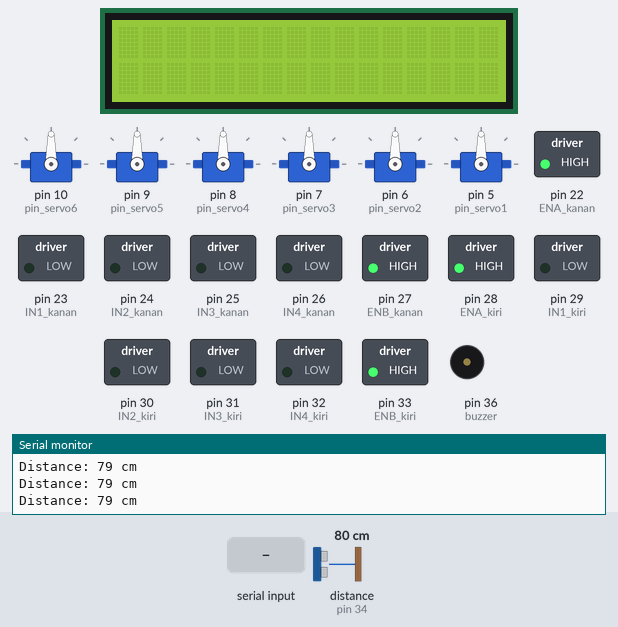
The sketch below on a simulated Arduino Mega 2560, built with avr-gcc and run on an emulated ATmega2560. Parts: 6 × servo, 16×2 character LCD, switched loads named in the sketch (green lamp = pin HIGH), buzzer (waves = sounding, pin HIGH), the last lines printed to the serial monitor. Wiring (inferred from the names in the program): ultrasonic range finder: trigger pin 2; echo pin 34. The test bench sets the inputs (shaded band); at power-on: distance to the obstacle (sensor on pin 34) 80 cm. The echo pulse lasts 58.3 µs per cm; pins used as bus, display or sensor lines are not drawn.

Above: at 1.2 s.
1.3 s: "1" received over Serial
At 1.46 s:
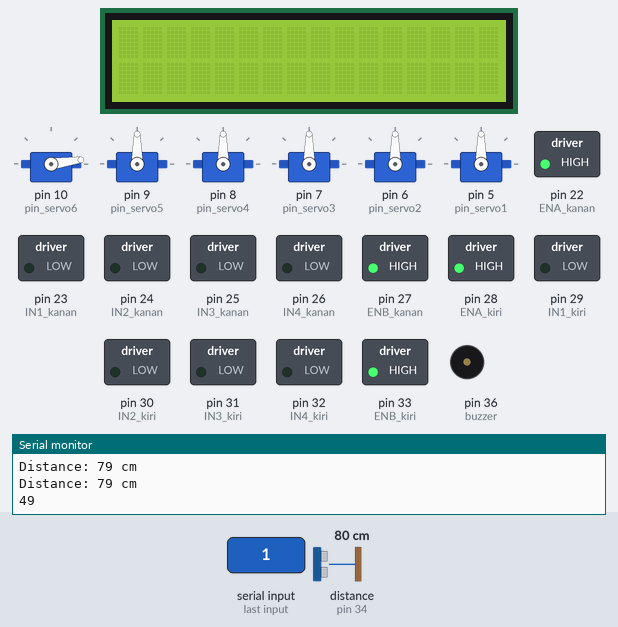
3.7 s: distance to the obstacle (sensor on pin 34) set to 13 cm
At 5.2 s:
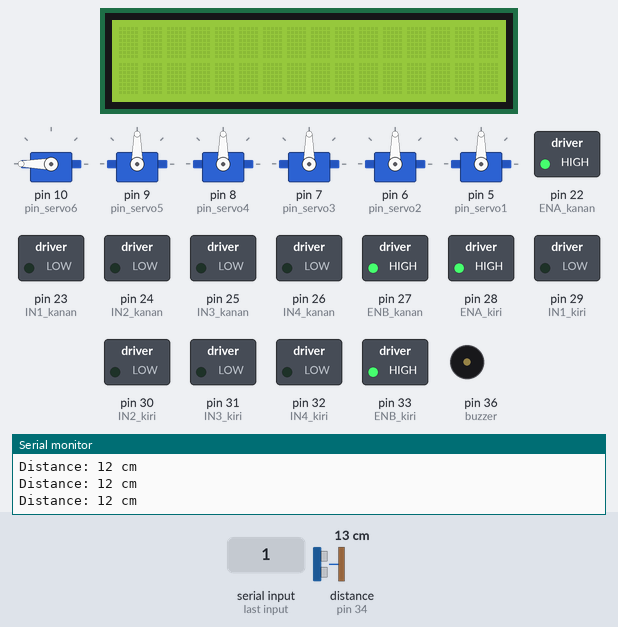
5.5 s: distance to the obstacle (sensor on pin 34) set to 10 cm
At 6.4 s:
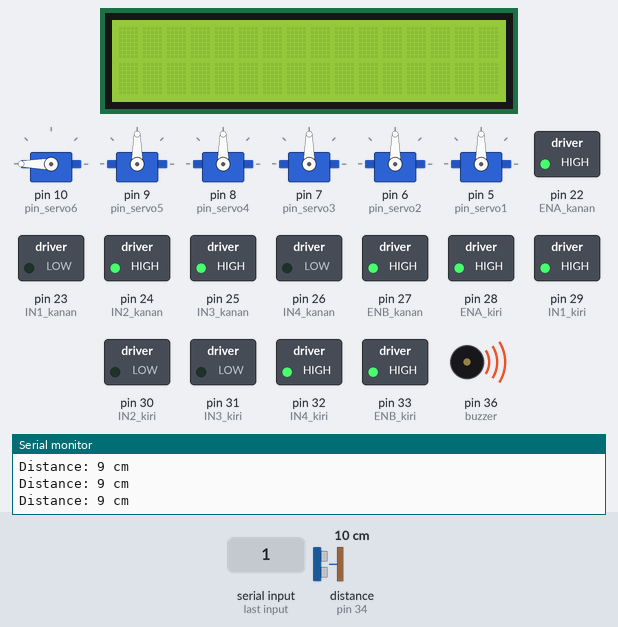
7.0 s: byte 87 ('W') received over Serial
9.4 s: "8" received over Serial
11.8 s: byte 82 ('R') received over Serial
At 12.29 s:
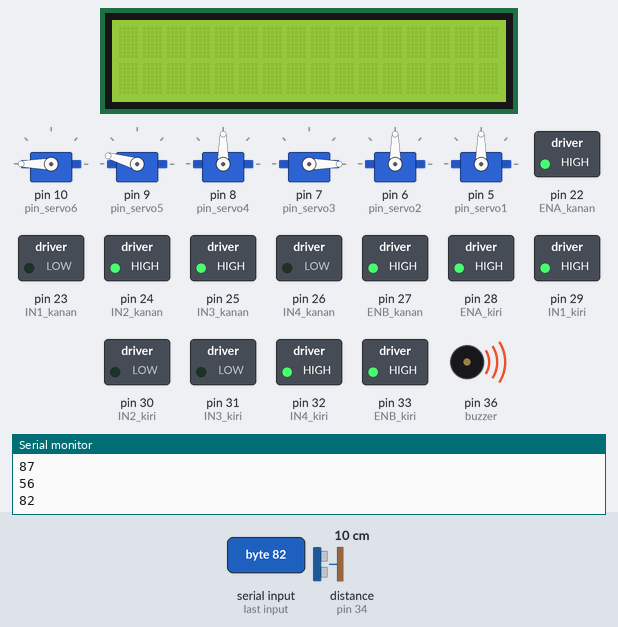
Timing chart, 0 to 15.2 s (numbered marks = the images above; inputs shaded):
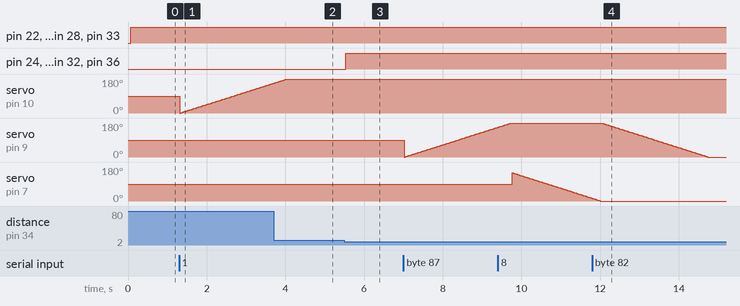

The sketch:

sketch_oct23a.ino
```cpp
#include <Servo.h>
#define echoPin 34
#define trigPin 2
#include <LiquidCrystal_I2C.h>

//Ultrasonik Sensor+Speker
int buzzer = 36;
long duration;
int distance;

// deklarasi motor driver l298n kanan
int ENA_kanan = 22;
int IN1_kanan = 23;
int IN2_kanan = 24;
int IN3_kanan = 25;
int IN4_kanan = 26;
int ENB_kanan = 27;

// deklarasi motor driver l298n kiri
int ENA_kiri = 28;
int IN1_kiri = 29;
int IN2_kiri = 30;
int IN3_kiri = 31;
int IN4_kiri = 32;
int ENB_kiri = 33;

//Speed
int Speed = 1000;

//Deklarasi LCD
LiquidCrystal_I2C lcd(0x27, 16, 2);

//Mechanical Arm + GigiBiru
//Lengan paling atas (Posisi Servo)
int pin_servo6 = 10;
Servo servo6;

//dibawah Lengan atas
int pin_servo5 = 9;
Servo servo5;

//Lengan putar atas/tengah
int pin_servo4 = 8;
Servo servo4;

//dibawah Lengan putar atas/tengah
int pin_servo3 = 7;
Servo servo3;

//Lengan Tengah
int pin_servo2 = 6;
Servo servo2;

//Lengan putar bawah
int pin_servo1 = 5;
Servo servo1;

int sudut = 0;
int data;

void setup(){
  Serial.begin(9600);
  //Utrasonik Sensor+Speaker
  pinMode(buzzer, OUTPUT);
  pinMode(trigPin, OUTPUT);
  pinMode(echoPin, INPUT);

  //Arm
  servo6.attach(pin_servo6);
  servo5.attach(pin_servo5);
  servo4.attach(pin_servo4);
  servo3.attach(pin_servo3);
  servo2.attach(pin_servo2);
  servo1.attach(pin_servo1);

 // Konfigurasi pin-pin motor driver l298n sebagai output
  pinMode(ENA_kanan, OUTPUT);
  pinMode(IN1_kanan, OUTPUT);
  pinMode(IN2_kanan, OUTPUT);
  pinMode(IN3_kanan, OUTPUT);
  pinMode(IN4_kanan, OUTPUT);
  pinMode(ENB_kanan, OUTPUT);

  pinMode(ENA_kiri, OUTPUT);
  pinMode(IN1_kiri, OUTPUT);
  pinMode(IN2_kiri, OUTPUT);
  pinMode(IN3_kiri, OUTPUT);
  pinMode(IN4_kiri, OUTPUT);
  pinMode(ENB_kiri, OUTPUT);

  //LCD
  lcd.begin();
}

void loop(){
  digitalWrite(trigPin, LOW);
  delayMicroseconds(2);
  digitalWrite(trigPin, HIGH);
  delayMicroseconds(10);
  digitalWrite(trigPin, LOW);

  duration = pulseIn(echoPin, HIGH);
  distance = duration * 0.034 / 2;

  Serial.print("Distance: ");
  Serial.print(distance);
  Serial.println(" cm");
  while(Serial.available()>0){
    data = Serial.read();
    Serial.println(data);

    //Action Arm
    if(data == '1'){
      for(sudut=0; sudut <= 180; sudut +=1){
        servo6.write(sudut);
        delay(15);
      }
    }
    else if(data == '2'){
      for(sudut=180; sudut >= 0; sudut -=1){
        servo6.write(sudut);
        delay(15);
      }
    }
    else if(data == '3'){
      for(sudut=0; sudut <= 180; sudut += 1){
        servo1.write(sudut);
        delay(15);
      }
    }
    else if(data == '4'){
      for(sudut=180; sudut >= 0; sudut -= 1){
        servo1.write(sudut);
        delay(15);
      }
    }
    else if(data == '5'){
      for(sudut=90; sudut <= 180; sudut += 1){
        servo2.write(sudut);
        delay(15);
      }
    }
    else if(data == '6'){
      for(sudut=180; sudut >= 90; sudut -= 1){
        servo2.write(sudut);
        delay(15);
      }
    }
    else if(data == '7'){
      for(sudut=0; sudut <= 180; sudut += 1){
        servo3.write(sudut);
        delay(15);
      }
    }
    else if(data == '8'){
      for(sudut=150; sudut >= 0; sudut -= 1){
        servo3.write(sudut);
        delay(15);
      }
    }
    else if(data == '9'){
      for(sudut=0; sudut <= 180; sudut += 1){
        servo4.write(sudut);
        delay(15);
      }
    }
    else if(data == 'Q'){
      for(sudut=180; sudut >= 0; sudut -= 1){
        servo4.write(sudut);
        delay(15);
      }
    }
    else if(data == 'W'){
      for(sudut=0; sudut <= 180; sudut += 1){
        servo5.write(sudut);
        delay(15);
      }
    }
    else if(data == 'R'){
      for(sudut=180; sudut >= 0; sudut -= 1){
        servo5.write(sudut);
        delay(15);
      }
    }
    else if(data == 'T'){
      for(sudut=180; sudut >= 0; sudut -= 1){
        servo5.write(sudut);
        delay(15);
      }
    }

    //Untuk Motor
    else if(data == 'w'){   //Maju
      digitalWrite(IN1_kanan, HIGH);
      digitalWrite(IN2_kanan, LOW);
      digitalWrite(ENA_kanan, HIGH);

      digitalWrite(IN3_kanan, LOW);
      digitalWrite(IN4_kanan, HIGH);
      digitalWrite(ENB_kanan, HIGH);

      digitalWrite(IN1_kiri, LOW);
      digitalWrite(IN2_kiri, HIGH);
      digitalWrite(ENA_kiri, HIGH);

      digitalWrite(IN3_kiri, HIGH);
      digitalWrite(IN4_kiri, LOW);
      digitalWrite(ENB_kiri, HIGH);
    }
    else if(data == 's') {    //Mundur
      digitalWrite(IN1_kanan, LOW);
      digitalWrite(IN2_kanan, HIGH);
      digitalWrite(ENA_kanan, HIGH);

      digitalWrite(IN3_kanan, HIGH);
      digitalWrite(IN4_kanan, LOW);
      digitalWrite(ENB_kanan, HIGH);

      digitalWrite(IN1_kiri, HIGH);
      digitalWrite(IN2_kiri, LOW);
      digitalWrite(ENA_kiri, HIGH);

      digitalWrite(IN3_kiri, LOW);
      digitalWrite(IN4_kiri, HIGH);
      digitalWrite(ENB_kiri, HIGH);
    }
    else if(data == 'd'){   //Kanan
      digitalWrite(IN1_kanan, LOW);
      digitalWrite(IN2_kanan, HIGH);
      digitalWrite(ENA_kanan, HIGH);

      digitalWrite(IN3_kanan, HIGH);
      digitalWrite(IN4_kanan, LOW);
      digitalWrite(ENB_kanan, HIGH);

      digitalWrite(IN1_kiri, LOW);
      digitalWrite(IN2_kiri, HIGH);
      digitalWrite(ENA_kiri, HIGH);

      digitalWrite(IN3_kiri, HIGH);
      digitalWrite(IN4_kiri, LOW);
      digitalWrite(ENB_kiri, HIGH);
    }
    else if(data == 'a') {    //Kiri
      digitalWrite(IN1_kanan, HIGH);
      digitalWrite(IN2_kanan, LOW);
      digitalWrite(ENA_kanan, HIGH);

      digitalWrite(IN3_kanan, LOW);
      digitalWrite(IN4_kanan, HIGH);
      digitalWrite(ENB_kanan, HIGH);

      digitalWrite(IN1_kiri, HIGH);
      digitalWrite(IN2_kiri, LOW);
      digitalWrite(ENA_kiri, HIGH);

      digitalWrite(IN3_kiri, LOW);
      digitalWrite(IN4_kiri, HIGH);
      digitalWrite(ENB_kiri, HIGH);
    }
    else if(data == 'x') {    //Berhenti
      digitalWrite(IN1_kanan, LOW);
      digitalWrite(IN2_kanan, LOW);
      digitalWrite(ENA_kanan, HIGH);

      digitalWrite(IN3_kanan, LOW);
      digitalWrite(IN4_kanan, LOW);
      digitalWrite(ENB_kanan, HIGH);

      digitalWrite(IN1_kiri, LOW);
      digitalWrite(IN2_kiri, LOW);
      digitalWrite(ENA_kiri, HIGH);

      digitalWrite(IN3_kiri, LOW);
      digitalWrite(IN4_kiri, LOW);
      digitalWrite(ENB_kiri, HIGH);
    }
  }
  if(distance <= 10){    //Paksa Mundur
    digitalWrite(buzzer, HIGH);
    digitalWrite(IN1_kanan, LOW);
    digitalWrite(IN2_kanan, HIGH);
    digitalWrite(ENA_kanan, HIGH);

    digitalWrite(IN3_kanan, HIGH);
    digitalWrite(IN4_kanan, LOW);
    digitalWrite(ENB_kanan, HIGH);

    digitalWrite(IN1_kiri, HIGH);
    digitalWrite(IN2_kiri, LOW);
    digitalWrite(ENA_kiri, HIGH);

    digitalWrite(IN3_kiri, LOW);
    digitalWrite(IN4_kiri, HIGH);
    digitalWrite(ENB_kiri, HIGH);
  }
  else{
    digitalWrite(buzzer, LOW);
    digitalWrite(IN1_kanan, LOW);
    digitalWrite(IN2_kanan, LOW);
    digitalWrite(ENA_kanan, HIGH);

    digitalWrite(IN3_kanan, LOW);
    digitalWrite(IN4_kanan, LOW);
    digitalWrite(ENB_kanan, HIGH);

    digitalWrite(IN1_kiri, LOW);
    digitalWrite(IN2_kiri, LOW);
    digitalWrite(ENA_kiri, HIGH);

    digitalWrite(IN3_kiri, LOW);
    digitalWrite(IN4_kiri, LOW);
    digitalWrite(ENB_kiri, HIGH);
  }
}
```

Measured:
- the behaviour switches between 12 and 11 cm on distance to the obstacle (sensor on pin 34) (found by bisection; images 2 and 3)
- after the input at 5.5 s, pin 24 (IN2_kanan), pin 25 (IN3_kanan), pin 29 (IN1_kiri), pin 32 (IN4_kiri), pin 36 (buzzer): LOW → HIGH at once
- after the input at 11.8 s, servo on pin 9 (pin_servo5): moves from 180° to 0° over 2.7 s, starting after 0.25 s
